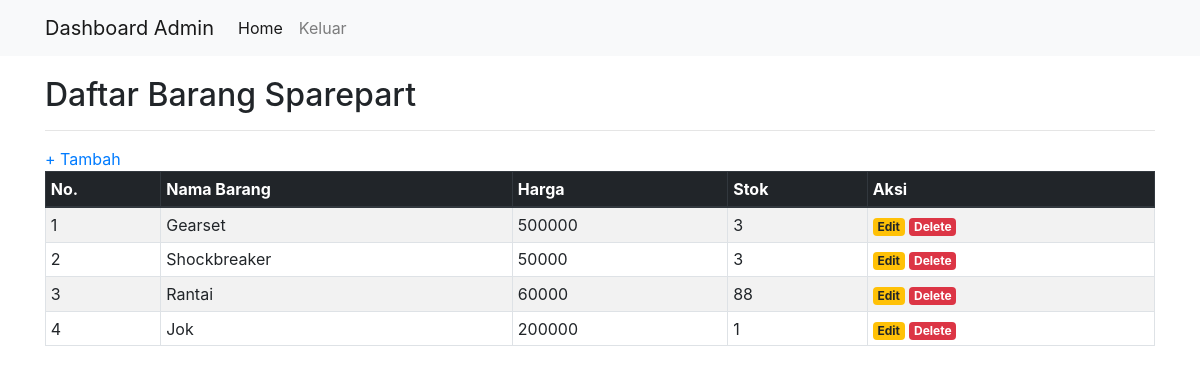
Screenshot of /admin/barang/crud.php with the database file from the repository.
### tables this page shows
CREATE TABLE `tb_barang` (
  `id_barang` int(30) NOT NULL,
  `id_kategori` int(30) NOT NULL,
  `nama_barang` varchar(30) NOT NULL,
  `harga` varchar(30) NOT NULL,
  `stok` int(20) NOT NULL,
  `gambar` varchar(255) NOT NULL
);

### admin/barang/crud.php (the view, shortened to what this page needs)
<?php
include('koneksi.php');
?>
<!DOCTYPE html>
<html>
<head>
    <link rel="stylesheet" href="https://stackpath.bootstrapcdn.com/bootstrap/4.1.3/css/bootstrap.min.css">
</head>
<body>
    <nav class="navbar navbar-expand-lg navbar-light bg-light">
        <div class="container">
            <a class="navbar-brand" href="#">Dashboard Admin</a>
            <div class="collapse navbar-collapse" id="navbarSupportedContent">
                <ul class="navbar-nav mr-auto">
                    <li class="nav-item active">
                        <a class="nav-link" href="crud.php">Home</a>
                    </li>
                    <li class="nav-item">
                        <a class="nav-link" href="login.php">Keluar</a>
                    </li>
                </ul>
            </div>
        </div>
    </nav>
    <div class="container" style="margin-top:20px">
        <h2>Daftar Barang Sparepart</h2>
        <hr>
        <a href="tambah.php">+ Tambah</a>
        <table class="table table-striped table-hover table-sm table-bordered">
            <thead class="thead-dark">
                <tr>
                    <th>No.</th>
                    <th>Nama Barang</th>
                    <th>Harga</th>
                    <th>Stok</th>
                    <th>Aksi</th>
                </tr>
            </thead>
            <tbody>
                <?php
                $sql = mysqli_query($koneksi, "SELECT * FROM tb_barang ORDER BY id_barang DESC") or die(mysqli_error($koneksi));
                if(mysqli_num_rows($sql) > 0){
                    $no = 1;
                    while($data = mysqli_fetch_assoc($sql)){
                        echo '
                        <tr>
                            <td>'.$no.'</td>
                            <td>'.$data['nama_barang'].'</td>
                            <td>'.$data['harga'].'</td>
                            <td>'.$data['stok'].'</td>
                            <td>
                                <a href="edit.php?id='.$data['id_barang'].'" class="badge badge-warning">Edit</a>
                                <a href="delete.php?id='.$data['id_barang'].'" class="badge badge-danger" onclick="return confirm(\'Yakin ingin menghapus data ini?\')">Delete</a>
                            </td>
                        </tr>
                        ';
                        $no++;
                    }
                }else{
                    echo '
                    <tr>
                        <td colspan="6">Tidak ada data.</td>
                    </tr>
                    ';
                }
                ?>
        </table>
    </div>
</body>
</html>

### rows the page displays
tb_barang: nama_barang "Gearset", harga "500000", stok "3"
tb_barang: nama_barang "Shockbreaker", harga "50000", stok "3"
tb_barang: nama_barang "Rantai", harga "60000", stok "88"
tb_barang: nama_barang "Jok", harga "200000", stok "1"
